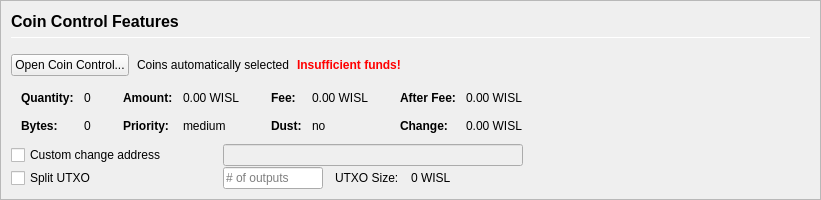
         <widget class="QFrame" name="frameCoinControl">
          <property name="sizePolicy">
           <sizepolicy hsizetype="Expanding" vsizetype="Expanding">
            <horstretch>0</horstretch>
            <verstretch>0</verstretch>
           </sizepolicy>
          </property>
          <property name="maximumSize">
           <size>
            <width>16777215</width>
            <height>16777215</height>
           </size>
          </property>
          <property name="frameShape">
           <enum>QFrame::StyledPanel</enum>
          </property>
          <property name="frameShadow">
           <enum>QFrame::Sunken</enum>
          </property>
          <layout class="QVBoxLayout" name="verticalLayoutCoinControl2">
           <property name="spacing">
            <number>0</number>
           </property>
           <property name="leftMargin">
            <number>0</number>
           </property>
           <property name="topMargin">
            <number>0</number>
           </property>
           <property name="rightMargin">
            <number>0</number>
           </property>
           <property name="bottomMargin">
            <number>0</number>
           </property>
           <item>
            <widget class="QFrame" name="frameCoinControl_BG">
             <layout class="QVBoxLayout" name="verticalLayoutCoinControl" stretch="0,0,0,0,0,0">
              <property name="spacing">
               <number>1</number>
              </property>
              <property name="leftMargin">
               <number>10</number>
              </property>
              <property name="topMargin">
               <number>10</number>
              </property>
              <item>
               <layout class="QHBoxLayout" name="horizontalLayoutCoinControl1">
                <property name="bottomMargin">
                 <number>15</number>
                </property>
                <item>
                 <layout class="QVBoxLayout" name="verticalLayout_3">
                  <property name="spacing">
                   <number>6</number>
                  </property>
                  <item>
                   <widget class="QLabel" name="labelCoinControlFeatures">
                    <property name="sizePolicy">
                     <sizepolicy hsizetype="Preferred" vsizetype="Maximum">
                      <horstretch>0</horstretch>
                      <verstretch>0</verstretch>
                     </sizepolicy>
                    </property>
                    <property name="minimumSize">
                     <size>
                      <width>0</width>
                      <height>20</height>
                     </size>
                    </property>
                    <property name="font">
                     <font>
                      <pointsize>12</pointsize>
                      <weight>75</weight>
                      <bold>true</bold>
                     </font>
                    </property>
                    <property name="styleSheet">
                     <string notr="true">font-weight:bold;</string>
                    </property>
                    <property name="text">
                     <string>Coin Control Features</string>
                    </property>
                   </widget>
                  </item>
                  <item>
                   <widget class="Line" name="line">
                    <property name="minimumSize">
                     <size>
                      <width>0</width>
                      <height>1</height>
                     </size>
                    </property>
                    <property name="maximumSize">
                     <size>
                      <width>16777215</width>
                      <height>1</height>
                     </size>
                    </property>
                    <property name="orientation">
                     <enum>Qt::Horizontal</enum>
                    </property>
                   </widget>
                  </item>
                 </layout>
                </item>
               </layout>
              </item>
              <item>
               <layout class="QHBoxLayout" name="horizontalLayoutCoinControl2" stretch="0,0,0,0">
                <property name="spacing">
                 <number>8</number>
                </property>
                <property name="bottomMargin">
                 <number>10</number>
                </property>
                <item>
                 <widget class="QPushButton" name="pushButtonCoinControl">
                  <property name="styleSheet">
                   <string notr="true"/>
                  </property>
                  <property name="text">
                   <string>Open Coin Control...</string>
                  </property>
                  <property name="autoDefault">
                   <bool>false</bool>
                  </property>
                 </widget>
                </item>
                <item>
                 <widget class="QLabel" name="labelCoinControlAutomaticallySelected">
                  <property name="text">
                   <string>Coins automatically selected</string>
                  </property>
                  <property name="margin">
                   <number>5</number>
                  </property>
                 </widget>
                </item>
                <item>
                 <widget class="QLabel" name="labelCoinControlInsuffFunds">
                  <property name="font">
                   <font>
                    <weight>75</weight>
                    <bold>true</bold>
                   </font>
                  </property>
                  <property name="styleSheet">
                   <string notr="true">color:red;font-weight:bold;</string>
                  </property>
                  <property name="text">
                   <string>Insufficient funds!</string>
                  </property>
                  <property name="margin">
                   <number>5</number>
                  </property>
                 </widget>
                </item>
                <item>
                 <spacer name="horizontalSpacerCoinControl">
                  <property name="orientation">
                   <enum>Qt::Horizontal</enum>
                  </property>
                  <property name="sizeHint" stdset="0">
                   <size>
                    <width>40</width>
                    <height>1</height>
                   </size>
                  </property>
                 </spacer>
                </item>
               </layout>
              </item>
              <item>
               <widget class="QWidget" name="widgetCoinControl" native="true">
                <property name="sizePolicy">
                 <sizepolicy hsizetype="Preferred" vsizetype="Preferred">
                  <horstretch>0</horstretch>
                  <verstretch>0</verstretch>
                 </sizepolicy>
                </property>
                <property name="minimumSize">
                 <size>
                  <width>0</width>
                  <height>0</height>
                 </size>
                </property>
                <property name="styleSheet">
                 <string notr="true"/>
                </property>
                <layout class="QHBoxLayout" name="horizontalLayoutCoinControl5">
                 <property name="leftMargin">
                  <number>0</number>
                 </property>
                 <property name="topMargin">
                  <number>0</number>
                 </property>
                 <property name="rightMargin">
                  <number>0</number>
                 </property>
                 <property name="bottomMargin">
                  <number>0</number>
                 </property>
                 <item>
                  <layout class="QHBoxLayout" name="horizontalLayoutCoinControl3" stretch="0,0,0,1">
                   <property name="spacing">
                    <number>20</number>
                   </property>
                   <property name="topMargin">
                    <number>0</number>
                   </property>
                   <property name="bottomMargin">
                    <number>10</number>
                   </property>
                   <item>
                    <layout class="QFormLayout" name="formLayoutCoinControl1">
                     <property name="horizontalSpacing">
                      <number>10</number>
                     </property>
                     <property name="verticalSpacing">
                      <number>14</number>
                     </property>
                     <property name="leftMargin">
                      <number>10</number>
                     </property>
                     <property name="topMargin">
                      <number>4</number>
                     </property>
                     <property name="rightMargin">
                      <number>6</number>
                     </property>
                     <item row="0" column="0">
                      <widget class="QLabel" name="labelCoinControlQuantityText">
                       <property name="font">
                        <font>
                         <weight>75</weight>
                         <bold>true</bold>
                        </font>
                       </property>
                       <property name="text">
                        <string>Quantity:</string>
                       </property>
                       <property name="margin">
                        <number>0</number>
                       </property>
                      </widget>
                     </item>
                     <item row="0" column="1">
                      <widget class="QLabel" name="labelCoinControlQuantity">
                       <property name="cursor">
                        <cursorShape>IBeamCursor</cursorShape>
                       </property>
                       <property name="contextMenuPolicy">
                        <enum>Qt::ActionsContextMenu</enum>
                       </property>
                       <property name="text">
                        <string notr="true">0</string>
                       </property>
                       <property name="margin">
                        <number>0</number>
                       </property>
                       <property name="textInteractionFlags">
                        <set>Qt::LinksAccessibleByMouse|Qt::TextSelectableByKeyboard|Qt::TextSelectableByMouse</set>
                       </property>
                      </widget>
                     </item>
                     <item row="1" column="0">
                      <widget class="QLabel" name="labelCoinControlBytesText">
                       <property name="font">
                        <font>
                         <weight>75</weight>
                         <bold>true</bold>
                        </font>
                       </property>
                       <property name="text">
                        <string>Bytes:</string>
                       </property>
                      </widget>
                     </item>
                     <item row="1" column="1">
                      <widget class="QLabel" name="labelCoinControlBytes">
                       <property name="cursor">
                        <cursorShape>IBeamCursor</cursorShape>
                       </property>
                       <property name="contextMenuPolicy">
                        <enum>Qt::ActionsContextMenu</enum>
                       </property>
                       <property name="text">
                        <string notr="true">0</string>
                       </property>
                       <property name="textInteractionFlags">
                        <set>Qt::LinksAccessibleByMouse|Qt::TextSelectableByKeyboard|Qt::TextSelectableByMouse</set>
                       </property>
                      </widget>
                     </item>
                    </layout>
                   </item>
                   <item>
                    <layout class="QFormLayout" name="formLayoutCoinControl2">
                     <property name="horizontalSpacing">
                      <number>10</number>
                     </property>
                     <property name="verticalSpacing">
                      <number>14</number>
                     </property>
                     <property name="leftMargin">
                      <number>6</number>
                     </property>
                     <property name="topMargin">
                      <number>4</number>
                     </property>
                     <property name="rightMargin">
                      <number>6</number>
                     </property>
                     <item row="0" column="0">
                      <widget class="QLabel" name="labelCoinControlAmountText">
                       <property name="font">
                        <font>
                         <weight>75</weight>
                         <bold>true</bold>
                        </font>
                       </property>
                       <property name="text">
                        <string>Amount:</string>
                       </property>
                       <property name="margin">
                        <number>0</number>
                       </property>
                      </widget>
                     </item>
                     <item row="0" column="1">
                      <widget class="QLabel" name="labelCoinControlAmount">
                       <property name="cursor">
                        <cursorShape>IBeamCursor</cursorShape>
                       </property>
                       <property name="contextMenuPolicy">
                        <enum>Qt::ActionsContextMenu</enum>
                       </property>
                       <property name="text">
                        <string notr="true">0.00 WISL</string>
                       </property>
                       <property name="textInteractionFlags">
                        <set>Qt::LinksAccessibleByMouse|Qt::TextSelectableByKeyboard|Qt::TextSelectableByMouse</set>
                       </property>
                      </widget>
                     </item>
                     <item row="1" column="0">
                      <widget class="QLabel" name="labelCoinControlPriorityText">
                       <property name="font">
                        <font>
                         <weight>75</weight>
                         <bold>true</bold>
                        </font>
                       </property>
                       <property name="text">
                        <string>Priority:</string>
                       </property>
                      </widget>
                     </item>
                     <item row="1" column="1">
                      <widget class="QLabel" name="labelCoinControlPriority">
                       <property name="cursor">
                        <cursorShape>IBeamCursor</cursorShape>
                       </property>
                       <property name="contextMenuPolicy">
                        <enum>Qt::ActionsContextMenu</enum>
                       </property>
                       <property name="text">
                        <string>medium</string>
                       </property>
                       <property name="textInteractionFlags">
                        <set>Qt::LinksAccessibleByMouse|Qt::TextSelectableByKeyboard|Qt::TextSelectableByMouse</set>
                       </property>
                      </widget>
                     </item>
                    </layout>
                   </item>
                   <item>
                    <layout class="QFormLayout" name="formLayoutCoinControl3">
                     <property name="horizontalSpacing">
                      <number>10</number>
                     </property>
                     <property name="verticalSpacing">
                      <number>14</number>
                     </property>
                     <property name="leftMargin">
                      <number>6</number>
                     </property>
                     <property name="topMargin">
                      <number>4</number>
                     </property>
                     <property name="rightMargin">
                      <number>6</number>
                     </property>
                     <item row="0" column="0">
                      <widget class="QLabel" name="labelCoinControlFeeText">
                       <property name="font">
                        <font>
                         <weight>75</weight>
                         <bold>true</bold>
                        </font>
                       </property>
                       <property name="text">
                        <string>Fee:</string>
                       </property>
                       <property name="margin">
                        <number>0</number>
                       </property>
                      </widget>
                     </item>
                     <item row="0" column="1">
                      <widget class="QLabel" name="labelCoinControlFee">
                       <property name="cursor">
                        <cursorShape>IBeamCursor</cursorShape>
                       </property>
                       <property name="contextMenuPolicy">
                        <enum>Qt::ActionsContextMenu</enum>
                       </property>
                       <property name="text">
                        <string notr="true">0.00 WISL</string>
                       </property>
                       <property name="textInteractionFlags">
                        <set>Qt::LinksAccessibleByMouse|Qt::TextSelectableByKeyboard|Qt::TextSelectableByMouse</set>
                       </property>
                      </widget>
                     </item>
                     <item row="1" column="0">
                      <widget class="QLabel" name="labelCoinControlLowOutputText">
                       <property name="font">
                        <font>
                         <weight>75</weight>
                         <bold>true</bold>
                        </font>
                       </property>
                       <property name="text">
                        <string>Dust:</string>
                       </property>
                      </widget>
                     </item>
                     <item row="1" column="1">
                      <widget class="QLabel" name="labelCoinControlLowOutput">
                       <property name="cursor">
                        <cursorShape>IBeamCursor</cursorShape>
                       </property>
                       <property name="contextMenuPolicy">
                        <enum>Qt::ActionsContextMenu</enum>
                       </property>
                       <property name="text">
                        <string>no</string>
                       </property>
                       <property name="textInteractionFlags">
                        <set>Qt::LinksAccessibleByMouse|Qt::TextSelectableByKeyboard|Qt::TextSelectableByMouse</set>
                       </property>
                      </widget>
                     </item>
                    </layout>
                   </item>
                   <item>
                    <layout class="QFormLayout" name="formLayoutCoinControl4">
                     <property name="horizontalSpacing">
                      <number>10</number>
                     </property>
                     <property name="verticalSpacing">
                      <number>14</number>
                     </property>
                     <property name="leftMargin">
                      <number>6</number>
                     </property>
                     <property name="topMargin">
                      <number>4</number>
                     </property>
                     <property name="rightMargin">
                      <number>6</number>
                     </property>
                     <item row="0" column="0">
                      <widget class="QLabel" name="labelCoinControlAfterFeeText">
                       <property name="font">
                        <font>
                         <weight>75</weight>
                         <bold>true</bold>
                        </font>
                       </property>
                       <property name="text">
                        <string>After Fee:</string>
                       </property>
                       <property name="margin">
                        <number>0</number>
                       </property>
                      </widget>
                     </item>
                     <item row="0" column="1">
                      <widget class="QLabel" name="labelCoinControlAfterFee">
                       <property name="cursor">
                        <cursorShape>IBeamCursor</cursorShape>
                       </property>
                       <property name="contextMenuPolicy">
                        <enum>Qt::ActionsContextMenu</enum>
                       </property>
                       <property name="text">
                        <string notr="true">0.00 WISL</string>
                       </property>
                       <property name="textInteractionFlags">
                        <set>Qt::LinksAccessibleByMouse|Qt::TextSelectableByKeyboard|Qt::TextSelectableByMouse</set>
                       </property>
                      </widget>
                     </item>
                     <item row="1" column="0">
                      <widget class="QLabel" name="labelCoinControlChangeText">
                       <property name="font">
                        <font>
                         <weight>75</weight>
                         <bold>true</bold>
                        </font>
                       </property>
                       <property name="text">
                        <string>Change:</string>
                       </property>
                      </widget>
                     </item>
                     <item row="1" column="1">
                      <widget class="QLabel" name="labelCoinControlChange">
                       <property name="cursor">
                        <cursorShape>IBeamCursor</cursorShape>
                       </property>
                       <property name="contextMenuPolicy">
                        <enum>Qt::ActionsContextMenu</enum>
                       </property>
                       <property name="text">
                        <string notr="true">0.00 WISL</string>
                       </property>
                       <property name="textInteractionFlags">
                        <set>Qt::LinksAccessibleByMouse|Qt::TextSelectableByKeyboard|Qt::TextSelectableByMouse</set>
                       </property>
                      </widget>
                     </item>
                    </layout>
                   </item>
                  </layout>
                 </item>
                </layout>
               </widget>
              </item>
              <item>
               <layout class="QHBoxLayout" name="horizontalLayoutCoinControl4">
                <property name="spacing">
                 <number>12</number>
                </property>
                <property name="sizeConstraint">
                 <enum>QLayout::SetDefaultConstraint</enum>
                </property>
                <property name="topMargin">
                 <number>0</number>
                </property>
                <property name="rightMargin">
                 <number>0</number>
                </property>
                <item>
                 <widget class="QCheckBox" name="checkBoxCoinControlChange">
                  <property name="sizePolicy">
                   <sizepolicy hsizetype="Preferred" vsizetype="Preferred">
                    <horstretch>0</horstretch>
                    <verstretch>0</verstretch>
                   </sizepolicy>
                  </property>
                  <property name="minimumSize">
                   <size>
                    <width>200</width>
                    <height>0</height>
                   </size>
                  </property>
                  <property name="maximumSize">
                   <size>
                    <width>200</width>
                    <height>16777215</height>
                   </size>
                  </property>
                  <property name="toolTip">
                   <string>If this is activated, but the change address is empty or invalid, change will be sent to a newly generated address.</string>
                  </property>
                  <property name="text">
                   <string>Custom change address</string>
                  </property>
                 </widget>
                </item>
                <item>
                 <widget class="QValidatedLineEdit" name="lineEditCoinControlChange">
                  <property name="enabled">
                   <bool>false</bool>
                  </property>
                  <property name="sizePolicy">
                   <sizepolicy hsizetype="Preferred" vsizetype="Preferred">
                    <horstretch>0</horstretch>
                    <verstretch>0</verstretch>
                   </sizepolicy>
                  </property>
                  <property name="minimumSize">
                   <size>
                    <width>300</width>
                    <height>0</height>
                   </size>
                  </property>
                 </widget>
                </item>
                <item>
                 <widget class="QLabel" name="labelCoinControlChangeLabel">
                  <property name="sizePolicy">
                   <sizepolicy hsizetype="Preferred" vsizetype="Preferred">
                    <horstretch>0</horstretch>
                    <verstretch>0</verstretch>
                   </sizepolicy>
                  </property>
                  <property name="minimumSize">
                   <size>
                    <width>100</width>
                    <height>0</height>
                   </size>
                  </property>
                  <property name="text">
                   <string/>
                  </property>
                  <property name="margin">
                   <number>3</number>
                  </property>
                 </widget>
                </item>
               </layout>
              </item>
              <item>
               <layout class="QHBoxLayout" name="horizontalLayoutCoinControl6">
                <property name="spacing">
                 <number>12</number>
                </property>
                <property name="rightMargin">
                 <number>0</number>
                </property>
                <item>
                 <widget class="QCheckBox" name="splitBlockCheckBox">
                  <property name="sizePolicy">
                   <sizepolicy hsizetype="Preferred" vsizetype="Preferred">
                    <horstretch>0</horstretch>
                    <verstretch>0</verstretch>
                   </sizepolicy>
                  </property>
                  <property name="minimumSize">
                   <size>
                    <width>200</width>
                    <height>0</height>
                   </size>
                  </property>
                  <property name="maximumSize">
                   <size>
                    <width>200</width>
                    <height>16777215</height>
                   </size>
                  </property>
                  <property name="text">
                   <string>Split UTXO</string>
                  </property>
                 </widget>
                </item>
                <item>
                 <widget class="QLineEdit" name="splitBlockLineEdit">
                  <property name="sizePolicy">
                   <sizepolicy hsizetype="Preferred" vsizetype="Preferred">
                    <horstretch>50</horstretch>
                    <verstretch>0</verstretch>
                   </sizepolicy>
                  </property>
                  <property name="minimumSize">
                   <size>
                    <width>100</width>
                    <height>0</height>
                   </size>
                  </property>
                  <property name="maximumSize">
                   <size>
                    <width>100</width>
                    <height>16777215</height>
                   </size>
                  </property>
                  <property name="placeholderText">
                   <string># of outputs</string>
                  </property>
                 </widget>
                </item>
                <item>
                 <widget class="QLabel" name="labelBlockSizeText">
                  <property name="text">
                   <string>UTXO Size:</string>
                  </property>
                 </widget>
                </item>
                <item>
                 <widget class="QLabel" name="labelBlockSize">
                  <property name="text">
                   <string>0 WISL</string>
                  </property>
                 </widget>
                </item>
                <item>
                 <spacer name="horizontalSpacer_7">
                  <property name="orientation">
                   <enum>Qt::Horizontal</enum>
                  </property>
                  <property name="sizeHint" stdset="0">
                   <size>
                    <width>40</width>
                    <height>20</height>
                   </size>
                  </property>
                 </spacer>
                </item>
               </layout>
              </item>
              <item>
               <spacer name="verticalSpacerCoinControl">
                <property name="orientation">
                 <enum>Qt::Vertical</enum>
                </property>
                <property name="sizeHint" stdset="0">
                 <size>
                  <width>800</width>
                  <height>1</height>
                 </size>
                </property>
               </spacer>
              </item>
             </layout>
            </widget>
           </item>
          </layout>
         </widget>
